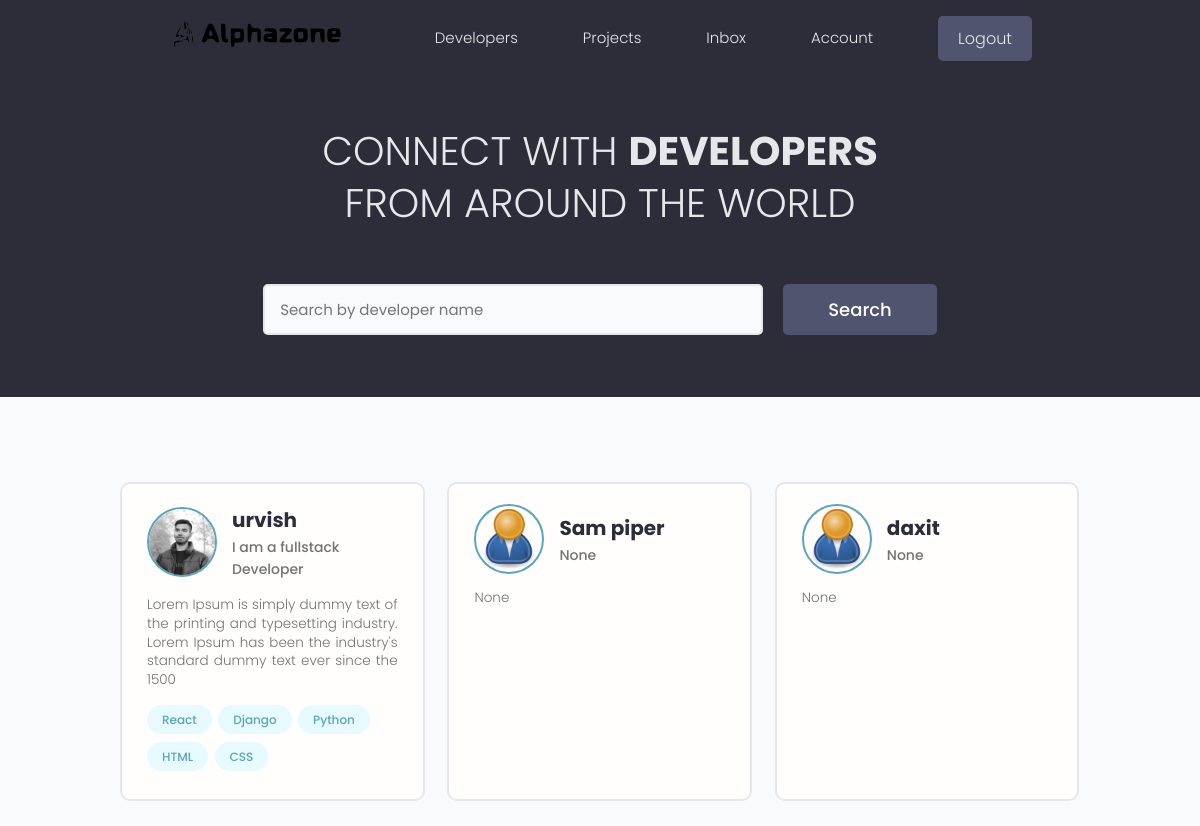
Screenshot of / (signed in) with the database file from the repository.
### users/models.py (models this page shows, shortened)
class Profile(models.Model):
    user = models.OneToOneField(
        User, on_delete=models.CASCADE, null=True, blank=True)
    name = models.CharField(
        max_length=200, null=True, blank=True)
    email = models.EmailField(
        max_length=500, null=True, blank=True)
    username = models.CharField(
        max_length=200, null=True, blank=True)
    location = models.CharField(
        max_length=200, null=True, blank=True)
    short_intro = models.CharField(
        max_length=200, null=True, blank=True)
    bio = models.TextField(
        null=True, blank=True)
    profile_image = models.ImageField(
        null=True, blank=True, upload_to='profiles/', default="profiles/user-default.png")
    social_github = models.CharField(
        max_length=200, null=True, blank=True)
    social_twitter = models.CharField(
        max_length=200, null=True, blank=True)
    social_linkedin = models.CharField(
        max_length=200, null=True, blank=True)
    social_youtube = models.CharField(
        max_length=200, null=True, blank=True)
    social_website = models.CharField(
        max_length=200, null=True, blank=True)
    created = models.DateTimeField(auto_now_add=True)
    id = models.UUIDField(default=uuid.uuid4, unique=True,
                          primary_key=True, editable=False)
    class Meta:
        ordering = ['created']
    @property
    def imageURL(self):
        try:
            url = self.profile_image.url
        except:
            url = ''
        return url

class Skill(models.Model):
    owner = models.ForeignKey(
        Profile, on_delete=models.CASCADE, null=True, blank=True)
    name = models.CharField(
        max_length=200, null=True, blank=True)
    description = models.TextField(null=True, blank=True)
    created = models.DateTimeField(auto_now_add=True)
    id = models.UUIDField(default=uuid.uuid4, unique=True,
                          primary_key=True, editable=False)
    def __str__(self):
        return str(self.name)

### users/views.py (the view)
# urls.py: path('', views.profiles, name="profiles"),
def profiles(request):
    profiles, search_query = searchProfiles(request)
    custom_range, profiles = paginateProfiles(request, profiles, 3)
    context = {'profiles': profiles, 'search_query': search_query,
               'custom_range': custom_range}
    return render(request, 'users/profiles.html', context)

### users/utils.py (called while the page is built)
def paginateProfiles(request, profiles, results):
    page = request.GET.get('page')
    paginator = Paginator(profiles, results)
    try:
        profiles = paginator.page(page)
    except PageNotAnInteger:
        page = 1
        profiles = paginator.page(page)
    except EmptyPage:
        page = paginator.num_pages
        profiles = paginator.page(page)
    leftIndex = (int(page) - 4)
    if leftIndex < 1:
        leftIndex = 1
    rightIndex = (int(page) + 5)
    if rightIndex > paginator.num_pages:
        rightIndex = paginator.num_pages + 1
    custom_range = range(leftIndex, rightIndex)
    return custom_range, profiles

def searchProfiles(request):
    search_query = ''
    if request.GET.get('search_query'):
        search_query = request.GET.get('search_query')
    skills = Skill.objects.filter(name__icontains=search_query)
    profiles = Profile.objects.distinct().filter(
        Q(name__icontains=search_query) |
        Q(short_intro__icontains=search_query) |
        Q(skill__in=skills)
    )
    return profiles, search_query

### users/templates/users/profiles.html (shortened to what this page needs)
{% extends 'main.html' %}
{% block content %}
  <main class="home">
    <section class="hero-section text-center">
      <div class="container container--narrow">
        <div class="hero-section__box">
          <h2>CONNECT WITH <span>DEVELOPERS</span></h2>
          <h2>FROM AROUND THE WORLD</h2>
        </div>
        <div class="hero-section__search">
          <form id="searchForm" class="form" action="{% url 'profiles' %}" method="get">
            <div class="form__field">
              <input class="input input--text" id="formInput#search" type="text" name="search_query"
                value="{{search_query}}" placeholder="Search by developer name" />
            </div>
            <input class="btn btn--sub btn--lg" type="submit" value="Search" />
          </form>
        </div>
      </div>
    </section>
    <section class="devlist">
      <div class="container">
        <div class="grid grid--three">
            {% for profile in profiles %}
          <div class="column card">
            <div class="dev">
              <a href="{% url 'user-profile' profile.id %}" class="card__body">
                <div class="dev__profile">
                  <img class="avatar avatar--md" src="{{ profile.imageURL }}" />
                  <div class="dev__meta">
                    <h3>{{profile.name}}</h3>
                    <h5>{{profile.short_intro|slice:"60"}}</h5>
                  </div>
                </div>
                <p class="dev__info">{{profile.bio|slice:"150"}}</p>
                <div class="dev__skills">
                  {% for skill in profile.skill_set.all|slice:"5" %}
                  <span class="tag tag--pill tag--main">
                    <small>{{skill}}</small>
                  </span>
                  {% endfor %}
                </div>
              </a>
            </div>
          </div>
          {% endfor %}
        </div>
      </div>
    </section>
  </main>
{% endblock content %}

### static/styles/app.css (style rules this page uses)
:root { --color-sub: #2d2d39; }
.btn--sub { background-color: var(--color-sub-light); }
.card { border: 2px solid var(--color-light); }
img { width: 100%; }
.hero-section { height: 40vh; display: flex; align-items: center; background-color: var(--color-sub); }
.hero-section__box { margin-bottom: 4rem; }
.hero-section__box > h2, .hero-section__box > h2 > span { font-size: 4rem; color: var(--color-light); line-height: 1.3; text-transform: uppercase; }
.hero-section__box > h2 { font-weight: 300; }
.hero-section__box > h2 > span { font-weight: 700; }
.hero-section__search > .form { display: flex; align-items: center; justify-content: center; gap: 2rem; }
.hero-section__search > .form input.input--text { width: 50rem; }
.devlist { margin-top: 8rem; }
.devlist .grid { align-items: stretch; }
.devlist .dev .dev__profile { display: flex; align-items: center; gap: 1.5rem; }
.devlist .dev .dev__meta h3 { color: var(--color-sub); font-size: 2rem; font-weight: 700; }
.devlist .dev .dev__meta h5 { color: var(--color-text); font-size: 1.4rem; font-weight: 500; }
.devlist .dev .dev__info { margin: 1.5rem 0; font-size: 1.35rem; line-height: 1.4; text-align: justify; }

### static/uikit/styles/modules/_variables.css (style rules this page uses)
:root { --color-main: #5aa5b9; --color-main-light: #e6faff; --color-sub: #3f4156; --color-sub-light: #51546e; --color-sub-lighter: #ededfd; --color-text: #737373; --color-gray: #8b8b8b; --color-light: #e5e7eb; --color-light-gray: #767676; --color-bg: #f8fafd; --color-white: #fffefd; --color-white-light: #f3f3f3; --color-success: #359e64; --color-success-bg: #def8e8; --color-error: #fc4b0b; --color-error-bg: #fff2ee; --font-base: 'Poppins', arial, helvetica, 'Segoe UI', roboto, ubuntu, sans-serif; --font-monospace: 'Fira Code', 'Courier New', courier, monospace; --font-regular: 300; --font-medium: 500; --font-bold: 700; --generic-shadow: 1px 1px 5px #00000010; --generic-transition: all 0.3s ease-in-out; }

### static/uikit/styles/modules/_base.css (style rules this page uses)
* { margin: 0; padding: 0; box-sizing: border-box; text-rendering: optimizeLegibility; color: inherit; font-size: inherit; }
html { font-size: 50%; }
@media only screen and (min-width: 480px) { html { font-size: 56.25%; } }
@media only screen and (min-width: 1200px) { html { font-size: 62.5%; } }
body { line-height: 1.6; font-weight: 400; font-size: 1.5rem; color: var(--color-text); background-color: var(--color-bg); min-height: 100vh; }

### static/uikit/styles/modules/_typography.css (style rules this page uses)
* { font-family: var(--font-base); }
h2 { font-size: 3.6rem; font-weight: var(--font-bold); }
h3 { font-size: 3.2rem; font-weight: var(--font-medium); }
h5 { font-size: 2.4rem; font-weight: var(--font-medium); }
h5, h6 { font-weight: var(--font-regular); }
p, span, strong { font-size: 1.6rem; color: var(--color-text); font-weight: var(--font-regular); }
a { padding-bottom: 2px; text-decoration: none; display: inline-block; color: var(--color-main); font-weight: var(--font-medium); }

### static/uikit/styles/modules/_utilities.css (style rules this page uses)
.container { width: 92%; max-width: 165rem; margin: 0 auto; box-sizing: border-box; }
.container--narrow { width: 92%; max-width: 120rem; }
@media screen and (min-width: 1000px) { .container { width: 90%; } }
@media screen and (min-width: 1000px) { .container--narrow { width: 85%; } }
@media screen and (min-width: 1200px) { .container { width: 80%; } }
@media screen and (min-width: 1200px) { .container--narrow { width: 72%; } }
.text-center { text-align: center; }

### static/uikit/styles/modules/_avatar.css (style rules this page uses)
.avatar { border-radius: 50%; border: 2px solid var(--color-main); object-fit: cover; }
.avatar--md { height: 7rem; width: 7rem; }

### static/uikit/styles/modules/_button.css (style rules this page uses)
.btn { display: inline-block; position: relative; cursor: pointer; background-color: var(--color-light); font-weight: var(--font-medium); color: var(--color-sub); text-decoration: none; padding: 1rem 2rem; border-radius: 0.5rem; border: none; width: -webkit-fit-content; width: -moz-fit-content; width: fit-content; height: -webkit-fit-content; height: -moz-fit-content; height: fit-content; font-size: 1.6rem; outline-width: 0; outline-color: transparent; -webkit-backface-visibility: hidden; backface-visibility: hidden; transition: all 0.3s ease-in-out; }
.btn--sub { background-color: var(--color-sub); color: var(--color-white); }
.btn--lg { font-size: 1.8rem; padding: 1.2rem 4.5rem; }

### static/uikit/styles/modules/_card.css (style rules this page uses)
.card { border-radius: 1rem; background-color: var(--color-white); border: 1.5px solid var(--color-light); width: auto; height: auto; margin-top: 0.5rem; margin-bottom: 0.5rem; overflow: hidden; }
.card__body, .card__header { padding: 2rem 2.5rem; }

### rows the page displays
Profile: imageURL (picture), name "urvish", short_intro "I am a fullstack Developer", bio "Lorem Ipsum is simply dummy text of the printing and typesetting industry. Lorem Ipsum has been the industry's standard dummy text ever since the 1500"
Skill: name "React"
Skill: name "Django"
Skill: name "Python"
Skill: name "HTML"
Skill: name "CSS"
Profile: imageURL (placeholder picture), name "Sam piper", short_intro "None", bio "None"
Profile: imageURL (placeholder picture), name "daxit", short_intro "None", bio "None"
